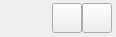
<?xml version="1.0" encoding="UTF-8"?>
<ui version="4.0">
 <class>ComBar</class>
 <widget class="QWidget" name="ComBar">
  <property name="geometry">
   <rect>
    <x>0</x>
    <y>0</y>
    <width>116</width>
    <height>37</height>
   </rect>
  </property>
  <property name="sizePolicy">
   <sizepolicy hsizetype="MinimumExpanding" vsizetype="MinimumExpanding">
    <horstretch>0</horstretch>
    <verstretch>0</verstretch>
   </sizepolicy>
  </property>
  <property name="maximumSize">
   <size>
    <width>116</width>
    <height>37</height>
   </size>
  </property>
  <property name="windowTitle">
   <string/>
  </property>
  <property name="layoutDirection">
   <enum>Qt::RightToLeft</enum>
  </property>
  <layout class="QHBoxLayout" name="horizontalLayout">
   <property name="spacing">
    <number>0</number>
   </property>
   <property name="sizeConstraint">
    <enum>QLayout::SetNoConstraint</enum>
   </property>
   <property name="leftMargin">
    <number>0</number>
   </property>
   <property name="topMargin">
    <number>0</number>
   </property>
   <property name="rightMargin">
    <number>4</number>
   </property>
   <property name="bottomMargin">
    <number>0</number>
   </property>
   <item>
    <widget class="QPushButton" name="btncontactinfo">
     <property name="minimumSize">
      <size>
       <width>30</width>
       <height>30</height>
      </size>
     </property>
     <property name="maximumSize">
      <size>
       <width>30</width>
       <height>30</height>
      </size>
     </property>
     <property name="text">
      <string/>
     </property>
    </widget>
   </item>
   <item>
    <widget class="QPushButton" name="btnvideo">
     <property name="sizePolicy">
      <sizepolicy hsizetype="Fixed" vsizetype="Fixed">
       <horstretch>0</horstretch>
       <verstretch>0</verstretch>
      </sizepolicy>
     </property>
     <property name="minimumSize">
      <size>
       <width>30</width>
       <height>30</height>
      </size>
     </property>
     <property name="maximumSize">
      <size>
       <width>30</width>
       <height>30</height>
      </size>
     </property>
     <property name="text">
      <string/>
     </property>
    </widget>
   </item>
   <item>
    <spacer name="horizontalSpacer">
     <property name="orientation">
      <enum>Qt::Horizontal</enum>
     </property>
     <property name="sizeHint" stdset="0">
      <size>
       <width>100</width>
       <height>20</height>
      </size>
     </property>
    </spacer>
   </item>
  </layout>
 </widget>
 <resources/>
 <connections/>
</ui>
